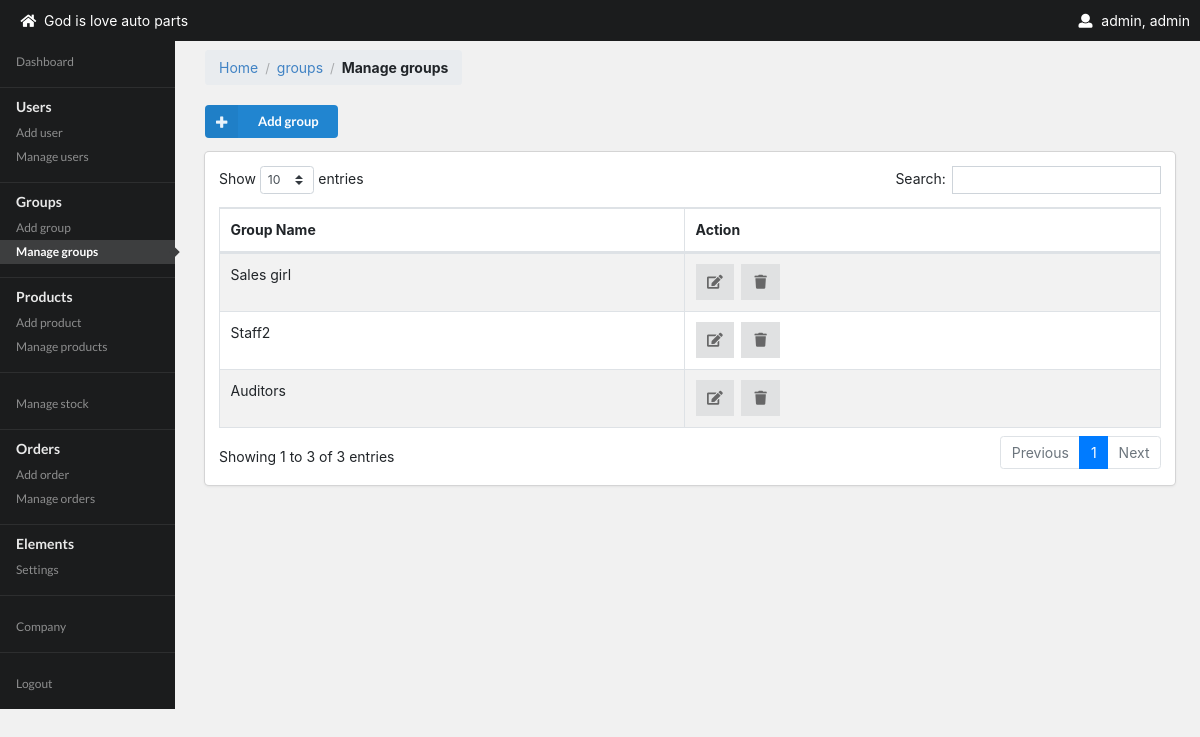
/groups.php (signed in), run on the app's committed database.
### tables this page shows
CREATE TABLE `company_details` (
  `c_id` int(11) NOT NULL AUTO_INCREMENT,
  `company_name` varchar(100) NOT NULL,
  `vat_charges` double NOT NULL,
  `address` varchar(56) NOT NULL,
  `phone` varchar(57) NOT NULL,
  `message` text NOT NULL,
  PRIMARY KEY (`c_id`)
);

CREATE TABLE `groups` (
  `gr_id` int(11) NOT NULL AUTO_INCREMENT,
  `group_name` varchar(50) NOT NULL,
  `permissions` text NOT NULL,
  PRIMARY KEY (`gr_id`)
);

### includes/functions.php (called while the page is built, shortened)
<?php
    class Functions {
        function query($sql){
            global $conn;
            return $query = mysqli_query($conn,$sql);
        }
        function fetch_rows($query){
           $rows = array();
           while($fetch = mysqli_fetch_assoc($query)){
               array_push($rows,$fetch);
           }
           return $rows;
        }
        public function get_user_permission($path){
            if(isset($_SESSION['user_id']) && isset($_SESSION['user_data']) && !empty($_SESSION['user_id']) && !empty($_SESSION['user_data'])){
                $user_type = $_SESSION['user_data']['user_type'];
                $sql = "select * from groups where group_name = '$user_type'";
                $results = $this->fetch_rows($this->query($sql));
                $permission = json_decode($results[0]['permissions']);
                if(strpos($path,'user') > -1){
                    $path = 'Users.php';
                }
                if(strpos($path,'group') > -1){
                    $path = 'Groups.php';
                }
                if(strpos($path,'product') > -1 ){
                    $path = 'products.php';
                }
                if(strpos($path,'stock') > -1 ){
                    $path = 'stock.php';
                }
                if(strpos($path,'order') > -1){
                    $path = 'orders.php';
                }
                if(strpos($path,'company') > -1 || strpos($path,'database') > -1){
                    $path = 'company.php';
                }
                $page_permissions = array();
                for ($i=0; $i <sizeof($permission) ; $i++) {
                    if(strtoupper($permission[$i]->module_name) == strtoupper(str_replace('.php','',$path))){
                        $page_permissions = $permission[$i]->permissions;
                        break;
                    }
                }
               return $page_permissions;
            }
        }
    }
?>

### groups.php (the view, shortened to what this page needs)
<?php
    $functions = new Functions();
?>
</head>
<body>
<?php include 'includes/layout/topBar.php' ?>
<div class="row" style="margin-top:30px">
       <div class="col-md-12 col-lg-2">
        <?php include 'includes/layout/sidebar.php' ?>
    </div>
    <div class="col-md-10 main-content">
        <div class="ui breadcrumb">
            <a class="section">Home</a>
            <div class="divider"> / </div>
            <a class="section" href="groups.php">groups</a>
            <div class="divider"> / </div>
            <div class="active section">Manage groups</div>
        </div>
        <?php
              $path = basename($_SERVER['REQUEST_URI'], '?' . $_SERVER['QUERY_STRING']);
               $permissions = $functions->get_user_permission($path);
               if(in_array('create',$permissions)):
        ?>
        <a href="add_group.php">
            <div class="ui  small primary labeled icon button">
            <i class="add icon"></i> Add group
            </div>
        </a>
        <?php endif ?>
        <?php
            $functions->delete_group();
            ?>
        <div class="ui card">
        <div class="content">
            <table id="example" class="table table-striped table-bordered" style="width:100%">
        <thead>
            <tr>
                <th>Group Name</th>
                <th>Action</th>
            </tr>
        </thead>
        <tbody>
         <?php
            $sql = "select * from groups where group_name != 'admin'";
            $results = $functions->fetch_rows($functions->query($sql));
            foreach ($results as $result) {
                $delete_btn = ' <button data-tooltip="Delete user" data-position="top right" class="ui icon button" onclick="delete_group(\''.$result['gr_id'].'\')"><i class="trash icon"></i></button>';
                $actions = '';
                if(in_array('update',$permissions)){
                    $actions .= '<a  href="edit_group.php?id='.($result['gr_id']).'"><button data-tooltip="Edit user" data-position="top right" class="ui icon button"><i class="edit icon"></i></button></a>';
                }
                if(in_array('delete',$permissions)){
                    $actions .= $delete_btn;
                }
                echo '<tr>
                <td>'.$result['group_name'].'</td>
                <td>
                '.$actions.'
                </td>
            </tr>';
            }
         ?>
        </tbody>
    </table>
        </div>
        </div>
    </div>
</div>
<?php include_once 'includes/layout/footer.php'?>

### includes/layout/topBar.php (shortened to what this page needs)
<div class="topBar">
    <div style="display:flex; flex-direction:row; align-items:center">
    <div style="margin-left:20px">
        <i class="home icon"></i> <?php echo $functions->fetch_rows($functions->query("select * from company_details"))[0]['company_name'] ?>
    </div>
</div>
    <div class="ui topBarProfile"> <i class="user icon"></i> <?php echo $_SESSION['user_data']['user_name']?>, <?php echo $_SESSION['user_data']['user_type']?>
    </div>
</div>

### groups.php (style rules this page uses)
.card { width:100% !important; }

### data on the page
company_details: company_name "God is love auto parts"
groups: group_name "Sales girl"
groups: group_name "Staff2"
groups: group_name "Auditors"

### other printed values
$_SESSION['user_data']['user_name'] "admin"
$_SESSION['user_data']['user_type'] "admin"
$menu->label "Dashboard"
$menu->label "Users"
$drop_menu->label "Add user"
$drop_menu->label "Manage users"
$menu->label "Groups"
$drop_menu->label "Add group"
$drop_menu->label "Manage groups"
$menu->label "Products"
$drop_menu->label "Add product"
$drop_menu->label "Manage products"
$menu->label "Manage stock"
$menu->label "Orders"
$drop_menu->label "Add order"
